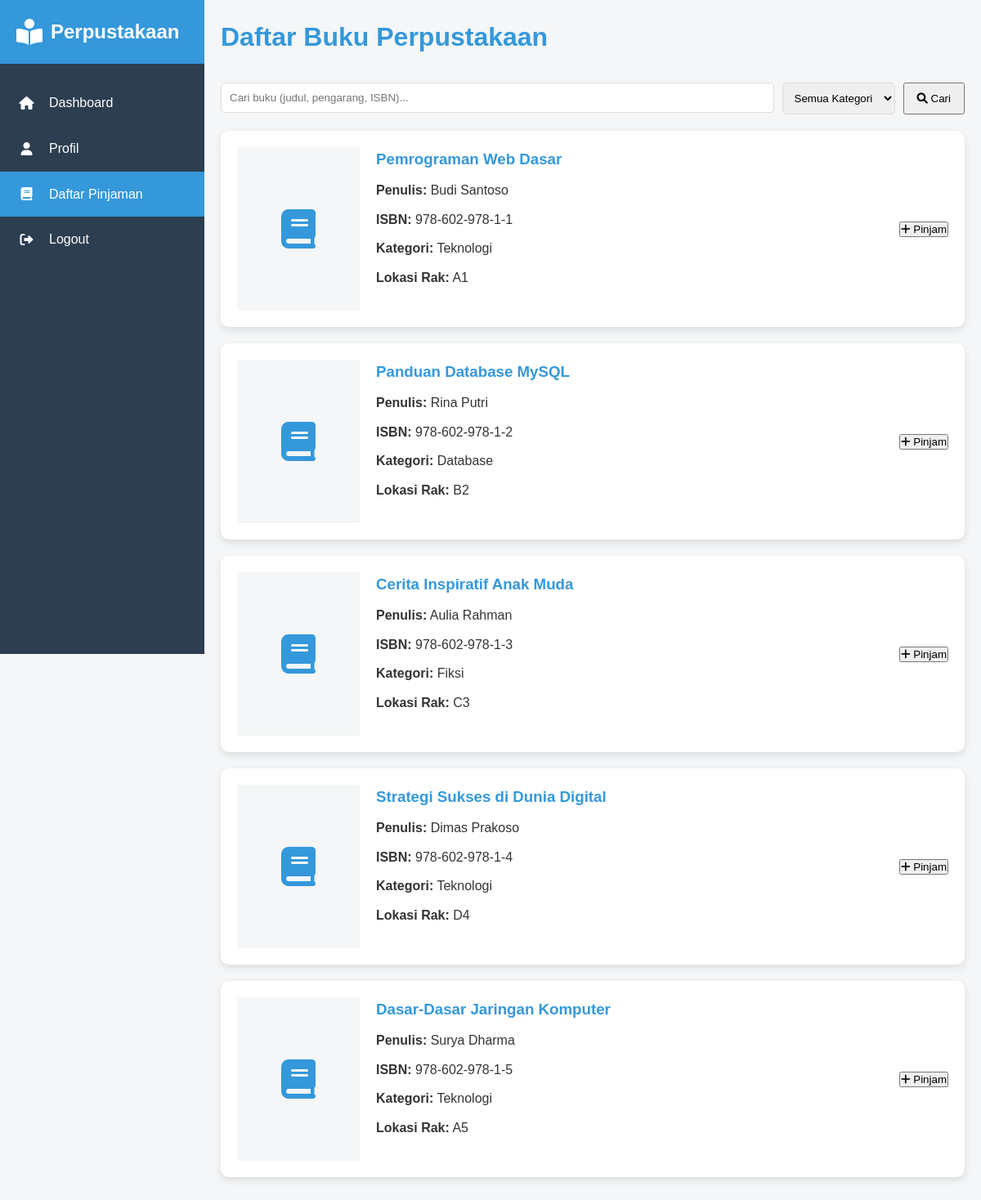
The page /anggota/daftar_buku.php (signed in) on the database its author committed.
### tables this page shows
CREATE TABLE `buku` (
  `id_buku` int(11) NOT NULL,
  `isbn` varchar(20) DEFAULT NULL,
  `judul` varchar(150) DEFAULT NULL,
  `pengarang` varchar(100) DEFAULT NULL,
  `penerbit` varchar(100) DEFAULT NULL,
  `tahun_terbit` year(4) DEFAULT NULL,
  `lokasi_rak` varchar(10) DEFAULT NULL,
  `deskripsi` text DEFAULT NULL,
  `kategori` varchar(50) DEFAULT NULL
);

### anggota/daftar_buku.php (the view, shortened to what this page needs)
<?php
require_once '../config/koneksi.php';
require_once '../includes/layout.php';
$search = isset($_GET['search']) ? mysqli_real_escape_string($koneksi, $_GET['search']) : '';
$limit = 10;
$page = isset($_GET['page']) ? (int)$_GET['page'] : 1;
$start = ($page > 1) ? ($page * $limit) - $limit : 0;
$query = "SELECT b.* FROM buku b
          WHERE (b.judul LIKE '%$search%' OR
                 b.pengarang LIKE '%$search%' OR
                 b.isbn LIKE '%$search%')";
$query .= " LIMIT $start, $limit";
$result = mysqli_query($koneksi, $query);
?>
<div class="page-header">
    <h1>Daftar Buku Perpustakaan</h1>
</div>
<div class="card">
    <form method="get" class="search-form" style="margin-bottom: 20px; display: flex; gap: 10px;">
        <div style="flex-grow: 1;">
            <input
                type="text"
                name="search"
                placeholder="Cari buku (judul, pengarang, ISBN)..."
                value="<?php echo htmlspecialchars($search); ?>"
                style="width: 100%; padding: 10px; border: 1px solid #ddd; border-radius: 5px;"
            >
        </div>
        <div>
            <select name="kategori" style="padding: 10px; border: 1px solid #ddd; border-radius: 5px;">
                <option value="">Semua Kategori</option>
            </select>
        </div>
        <div>
            <button type="submit" class="btn" style="padding: 10px 15px;">
                <i class="fas fa-search"></i> Cari
            </button>
        </div>
    </form>
    <?php
    if (mysqli_num_rows($result) > 0) :
        while ($buku = mysqli_fetch_assoc($result)) :
    ?>
        <div class="buku-card">
            <div class="buku-thumbnail">
                <i class="fas fa-book"></i>
            </div>
            <div class="buku-info">
                <h3><?php echo htmlspecialchars($buku['judul']); ?></h3>
                <p><strong>Penulis:</strong> <?php echo htmlspecialchars($buku['pengarang']); ?></p>
                <p><strong>ISBN:</strong> <?php echo htmlspecialchars($buku['isbn']); ?></p>
                <p><strong>Kategori:</strong> <?php echo htmlspecialchars($buku['kategori']); ?></p>
                <p><strong>Lokasi Rak:</strong> <?php echo htmlspecialchars($buku['lokasi_rak']); ?></p>
            </div>
            <div class="buku-actions">
                <form method="POST" action="">
                    <button type="submit" class="btn">
                        <i class="fas fa-plus"></i> Pinjam
                    </button>
                </form>
            </div>
        </div>
    <?php
        endwhile;
    else :
    ?>
        <div class="alert alert-info">
            <i class="fas fa-info-circle"></i> Tidak ada buku yang tersedia.
        </div>
    <?php endif; ?>
</div>

### includes/layout.php (style rules this page uses)
:root { --primary-color: #3498db; --secondary-color: #2ecc71; --background-color: #f4f6f7; --sidebar-color: #2c3e50; --text-color: #333; --white: #ffffff; --hover-color: #2980b9; }
* { margin: 0; padding: 0; box-sizing: border-box; }
body { font-family: 'Arial', sans-serif; line-height: 1.6; background-color: var(--background-color); display: flex; min-height: 100vh; }
.page-header { display: flex; justify-content: space-between; align-items: center; margin-bottom: 30px; }
.page-header h1 { color: var(--primary-color); }

### anggota/daftar_buku.php (style rules this page uses)
.buku-card { display: flex; background-color: var(--white); border-radius: 10px; padding: 20px; margin-bottom: 20px; box-shadow: 0 4px 10px rgba(0,0,0,0.1); transition: transform 0.3s ease; }
.buku-thumbnail { width: 150px; height: 200px; background-color: var(--background-color); margin-right: 20px; display: flex; align-items: center; justify-content: center; }
.buku-thumbnail i { font-size: 3rem; color: var(--primary-color); }
.buku-info { flex-grow: 1; }
.buku-info h3 { color: var(--primary-color); margin-bottom: 10px; }
.buku-info p { margin-bottom: 10px; color: var(--text-color); }
.buku-actions { display: flex; align-items: center; }

### rows shown on the page
buku: judul "Pemrograman Web Dasar", pengarang "Budi Santoso", isbn "978-602-978-1-1", kategori "Teknologi", lokasi_rak "A1"
buku: judul "Panduan Database MySQL", pengarang "Rina Putri", isbn "978-602-978-1-2", kategori "Database", lokasi_rak "B2"
buku: judul "Cerita Inspiratif Anak Muda", pengarang "Aulia Rahman", isbn "978-602-978-1-3", kategori "Fiksi", lokasi_rak "C3"
buku: judul "Strategi Sukses di Dunia Digital", pengarang "Dimas Prakoso", isbn "978-602-978-1-4", kategori "Teknologi", lokasi_rak "D4"
buku: judul "Dasar-Dasar Jaringan Komputer", pengarang "Surya Dharma", isbn "978-602-978-1-5", kategori "Teknologi", lokasi_rak "A5"
